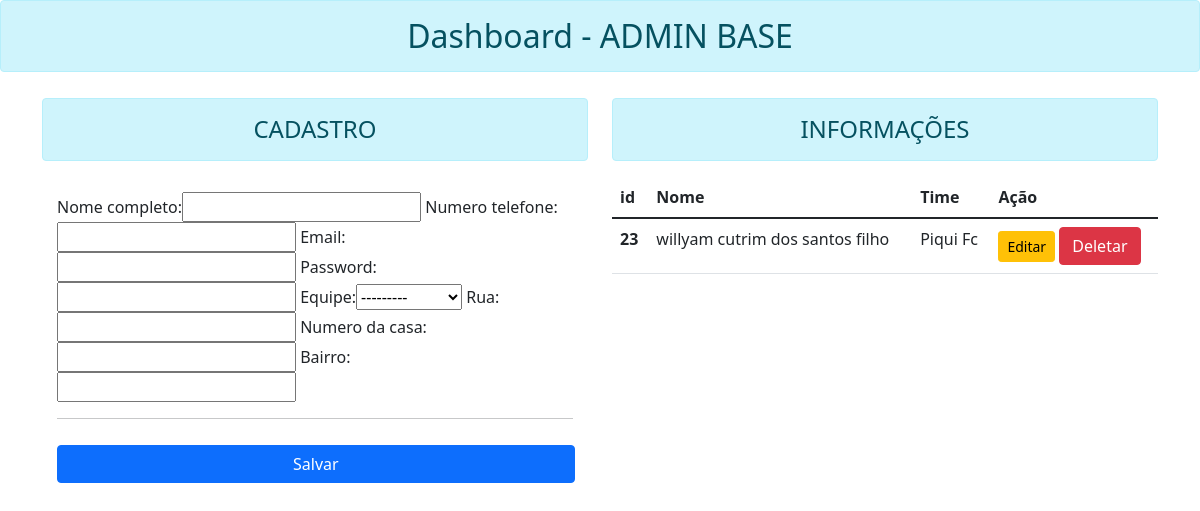
The app's page /, older data.
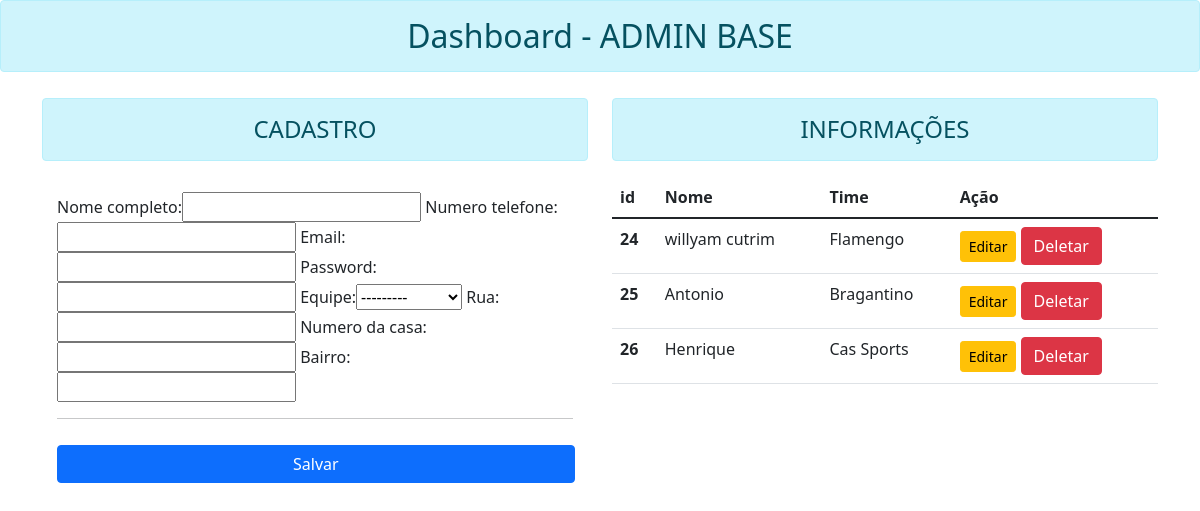
The same page, newer data.
### my_app/models.py (models this page shows, shortened)
class User(models.Model):
    nome_completo = models.CharField(max_length=250, null=False, blank=False, unique=True)
    numero_telefone = models.CharField(max_length=11, null=False, blank=False)
    email = models.EmailField(max_length=250)
    password = models.CharField(max_length=15, null=False, blank=False)
    equipe = models.ForeignKey(Equipe, on_delete=models.CASCADE, blank=True, null=True, unique=True)
    rua = models.CharField(max_length=150, null=False, blank=False)
    numero_da_casa = models.CharField(max_length=15, null=True, blank=True,)
    bairro = models.CharField(max_length=150, null=False, blank=False,)

class Equipe(models.Model):
    nome_time = models.CharField(max_length=150, unique=True, null=False, blank=False)
    def __str__(self):
        return self.nome_time

### my_app/views.py (the view)
# urls.py: path('', views.index, name="index"),
def index(request):
    users = User.objects.all()[:5]
    if request.method == 'POST':
        form = UserForm(request.POST)
        if form.is_valid():
            form.save()
            return redirect('/')
    else:
        form = UserForm()
    return render(request, 'html/home.html', {'users':users, 'form':form})

### my_app/forms.py
class UserForm(forms.ModelForm):
    class Meta:
        model = User
        fields = '__all__'

### my_app/templates/html/home.html (shortened to what this page needs)
{% extends 'base.html' %}
{% load bootstrap %}
{%block content%}
<h2 class="text-center alert alert-info" id="titulo">Dashboard - ADMIN BASE</h2>
<div class="container" id="container">
  <div class="row">
    <div class="col-6">
      <h4 class="text-center alert alert-info" id="titulo">CADASTRO</h4>
      <form method="post" class="post-form" id="formulario">{% csrf_token %}
        {{ form|bootstrap }}<hr>
        <button type="submit" class="save btn btn-primary" id="btn_salvar">Salvar</button>
    </form><br>
    </div>
    <div class="col-6">
      <h4 class="text-center alert alert-info" id="titulo">INFORMAÇÕES</h4>
      <table class="table" id="tabela">
          <thead>
            <tr>
              <th scope="col">id</th>
              <th scope="col">Nome</th>
              <th scope="col">Time</th>
              <th scope="col">Ação</th>
            </tr>
          </thead>
          <tbody>
              {% for user in users %}
              <tr>
                <th scope="row">{{user.id}}</th>
                <td>{{user.nome_completo}}</td>
                {% if user.equipe != None%}
                  <td>{{user.equipe}}</td>
                {% else %}
                  <td></td>
                {% endif %}
                <td>
                    <a href="{% url 'atualizar' user.id %}" class="btn btn-warning btn-sm">Editar</a>
                    <form action="{% url 'delete' user.id %}" method="post" class="d-inline">{% csrf_token %}
                      <input type="submit" class="btn btn-danger" value="Deletar">
                    </form>
                </td>
              </tr>
              {% endfor %}
          </tbody>
        </table>
    </div>
  </div>
</div>
{%endblock content%}

### my_app/templates/base.html (shortened to what this page needs)
<!doctype html>
<html lang="pt-b">
  <head>
    <link href="https://cdn.jsdelivr.net/npm/bootstrap@5.1.3/dist/css/bootstrap.min.css" rel="stylesheet">
  </head>
  <body>
    {% block content%}
    {% endblock content%}
  </body>
</html>

### my_app/templates/html/home.html (style rules this page uses)
#btn_salvar { margin-top: 10px; padding-right: 235px; padding-left: 235px; }
#formulario { padding: 15px; }
#container { padding-top:10px; }

Row changes from the older to the newer data that the page shows:
removed User: id "23", nome_completo "willyam cutrim dos santos filho", equipe "Piqui Fc"
added User: id "24", nome_completo "willyam cutrim", equipe "Flamengo"
added User: id "25", nome_completo "Antonio", equipe "Bragantino"
added User: id "26", nome_completo "Henrique", equipe "Cas Sports"
